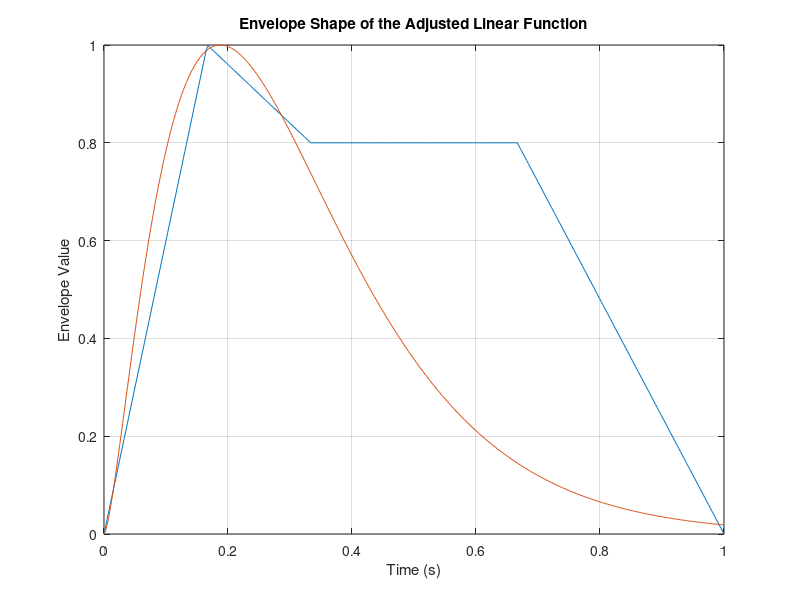

Recreate this plot in MATLAB.
t = linspace(0, 1, 400);

envelope = zeros(size(t));

t_begin = t(1);
t_len = t(end) - t(1);
result = ...
    (t_begin <= t & t < t_begin + t_len / 6) .* (6 / t_len * (t - t_begin)) + ...
    (t_begin + t_len / 6 <= t & t < t_begin + t_len / 3) .* (1 - 1.2 / t_len * (t - t_begin - t_len / 6)) + ...
    (t_begin + t_len / 3 <= t & t < t_begin + t_len * 2/3) .* 0.8 + ...
    (t_begin + t_len * 2/3 <= t & t <= t_begin + t_len) .* (-2.4 / t_len * (t - t_begin - t_len));

figure;
plot(t, result);
title('Envelope Shape of the Adjusted Linear Function');
xlabel('Time (s)');
ylabel('Envelope Value');
grid on;
hold on;

A = 1.5;
B = 8;
C = 1;
result = t .^ A .* exp(-B * t + C);
result = result / max(result);
plot(t, result);
saveas(gcf, '../report/envelope.png');
